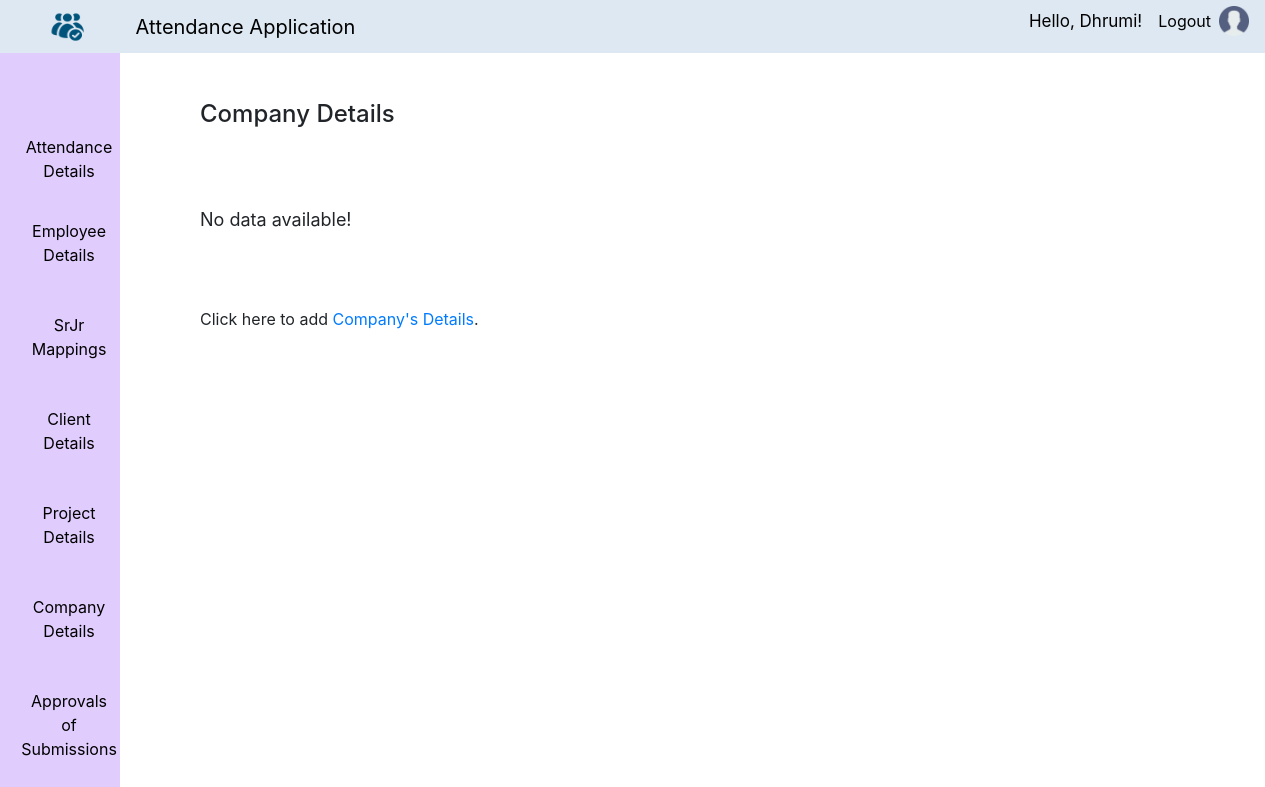
Before: /CompanyEntry/ (signed in) with the older database file.
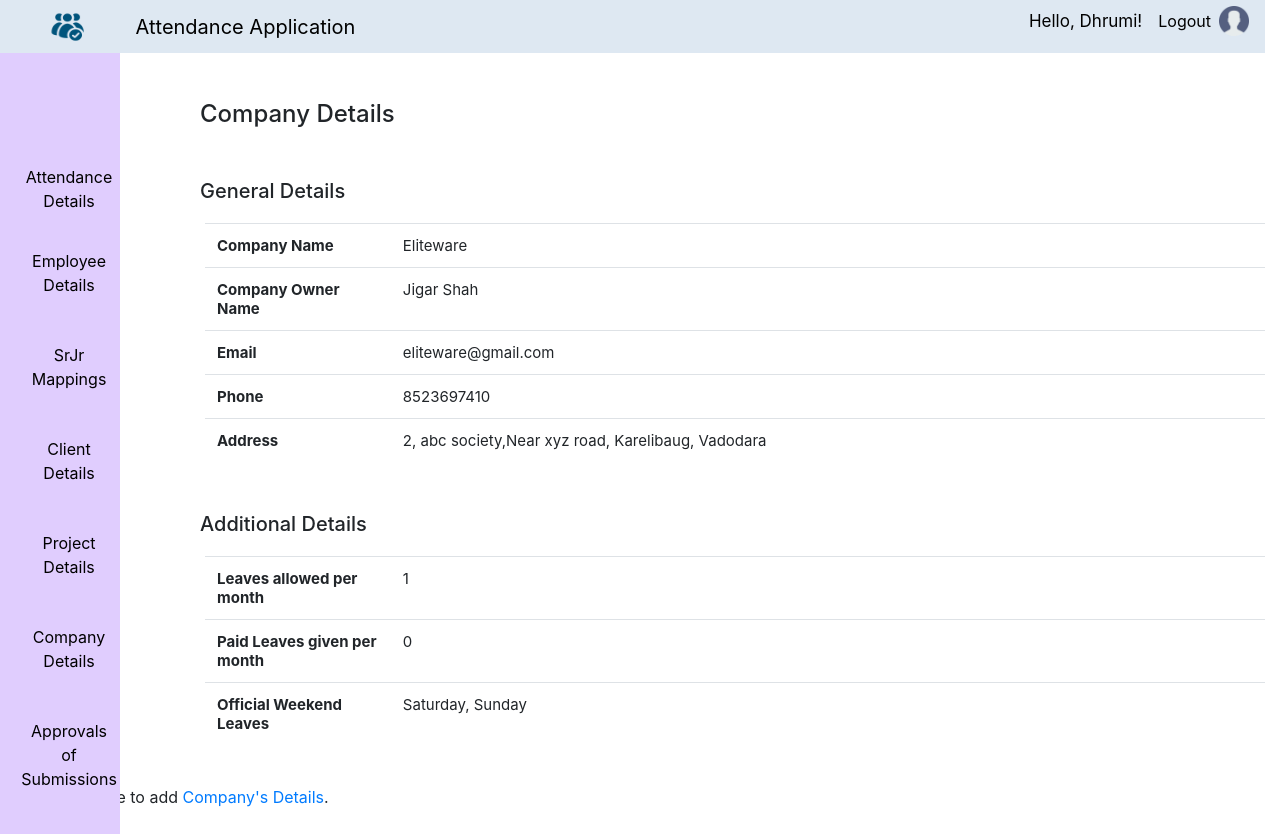
After: the same page with the newer database file.
### Attendance/models.py (models this page shows, shortened)
class Company(models.Model):
        OFFLEAVE = (('Saturday','Saturday'),
                    ('Sunday','Sunday'),)
        compname = models.CharField(max_length=20, null=True, verbose_name='Company Name')
        oname = models.CharField(max_length=20, null=True, verbose_name='Company Owner Name')
        compemail = models.EmailField(max_length=20, null=True, verbose_name='Email')
        compphone = models.CharField(max_length=10, null=True, verbose_name='Phone')
        compaddress = models.TextField(max_length=50, null=True, verbose_name='Address')
        lapm = models.IntegerField(null=True, verbose_name='Leaves allowed per month')
        plgm = models.IntegerField(null=True, verbose_name='Paid Leaves given per month')
        offleave = MultiSelectField(choices=OFFLEAVE,max_length=50,null=True, verbose_name='Weekend Official Leave')
        class Meta:
                db_table = "Company"

### Attendance/views.py (the view)
# urls.py: path('CompanyEntry/',views.CompanyEntry,name='CompanyEntry'),
@login_required(login_url='loginview')
@never_cache
def CompanyEntry(request):
    data = Company.objects.all()
    template = loader.get_template('CompanyEntry.html')
    context = {
        'compdata': data,
    }
    return HttpResponse(template.render(context, request))

### Attendance/templates/CompanyEntry.html
{% extends "home.html" %}
{% load static %}
{% block content %}
{% block manager %}
{% block emp %}
<div class="emp">
  <h4 style="text-align: left; margin: 50px 0px 50px 50px;">
    Company Details
  </h4>
  {% if compdata %}
  <h5 style="margin: 50px 0px 20px 50px;">
    General Details
  </h5>
  <table style="margin-left: 55;" class="table">
    <tbody  class="text-left">
      {% for x in compdata %}
      <tr>
        <td class="col-2 font-weight-bold">Company Name</td>
        <td>{{ x.compname }}</td>
      </tr>
      <tr>
        <td class="col-2 font-weight-bold">Company Owner Name</td>
        <td>{{ x.oname }}</td>
      </tr>
      <tr>
        <td class="col-2 font-weight-bold">Email</td>
        <td>{{ x.compemail }}</td>
      </tr>
      <tr>
        <td class="col-2 font-weight-bold">Phone</td>
        <td>{{ x.compphone }}</td>
      </tr>
      <tr>
        <td class="col-2 font-weight-bold">Address</td>
        <td>{{ x.compaddress }}</td>
      </tr>
      {% endfor %}
    </tbody>
    </table>
    <h5 style="margin: 50px 0px 20px 50px;">
      Additional Details
    </h5>
    <table style="margin-left: 55;" class="table">
      <tbody  class="text-left">
        {% for x in compdata %}
        <tr>
          <td class="col-2 font-weight-bold">Leaves allowed per month</td>
          <td>{{ x.lapm }}</td>
        </tr>
        <tr>
          <td class="col-2 font-weight-bold">Paid Leaves given per month</td>
          <td>{{ x.plgm }}</td>
        </tr>
        <tr>
          <td class="col-2 font-weight-bold">Official Weekend Leaves</td>
          <td>{{ x.offleave }}</td>
        </tr>
      {% endfor %}
      </tbody>
    </table>
  </div>
{% else %}
<div style="margin-left: 50px; margin-bottom: 50px; font-size: large;">
  <br>
    No data available!
</div>
{% endif %}
{% endblock %}
<div style="margin-left: 50px; margin-bottom: 50px;">
  <br>
  Click here to add
  <a href="{% url 'CompanyDetail' %}">Company's Details</a>.
</div>
{% endblock %}
{% endblock %}

Changed rows visible on the page:
added Company: compname "Eliteware", oname "Jigar Shah", compemail "eliteware@gmail.com", compphone "8523697410", compaddress "2, abc society,Near xyz road, Karelibaug, Vadodara", lapm "1", plgm "0", offleave "Saturday, Sunday"
Other visible differences:
text no longer shown: "No data available!"
text now shown: "General Details Additional Details"
